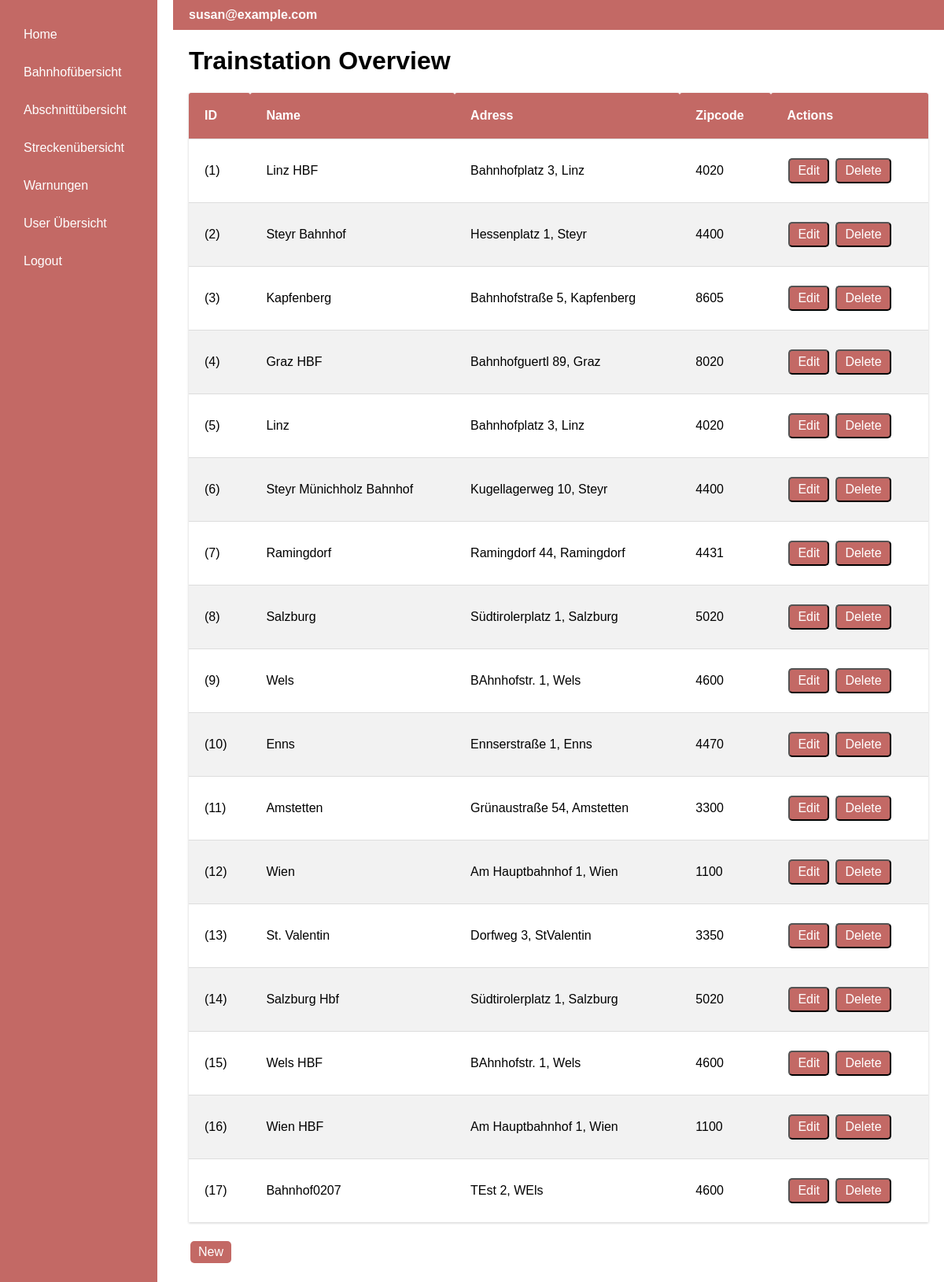
/trainstation (signed in), run on the app's committed database.
### app/models.py (models this page shows, shortened)
class User(UserMixin, db.Model):
    id: so.Mapped[int] = so.mapped_column(primary_key=True)
    username: so.Mapped[str] = so.mapped_column(sa.String(64), index=True,
                                                unique=True)
    email: so.Mapped[str] = so.mapped_column(sa.String(120), index=True,
                                             unique=True)
    password_hash: so.Mapped[Optional[str]] = so.mapped_column(sa.String(256))
    isAdmin = db.Column(db.Boolean, default=False)
    address_id = db.Column(db.Integer, db.ForeignKey('address.id', name='fk_user_address_id'))
    address = db.relationship('Address', backref='user', uselist=False)

class Station(db.Model):
    id = db.Column(db.Integer, primary_key=True, autoincrement=True)
    name = db.Column(db.String(140))
    address_id = db.Column(db.Integer, db.ForeignKey('address.id', name='fk_station_address_id'))
    address = db.relationship("Address")
    xcoord = db.Column(db.String(140))
    ycoord = db.Column(db.String(140))

class Address(db.Model):
    id = db.Column(db.Integer, primary_key=True, autoincrement=True)
    street = db.Column(db.String(140))
    no = db.Column(db.Integer)
    zipcode = db.Column(db.Integer)
    city = db.Column(db.String(140))
    country = db.Column(db.String(140))

### app/routes.py (the view)
@app.route('/trainstation')
@login_required
def trainstation():
    stations = db.session.query(Station, Address).join(Address, Station.address_id == Address.id).all()
    return render_template('trainstation.html', title='Trainstation', stations=stations)

### app/models.py (called while the page is built)
@login.user_loader
def load_user(id):
    return db.session.get(User, int(id))

### app/templates/trainstation.html
{% extends "base.html" %}
{% block content %}
    <h1>Trainstation Overview</h1>
    <table class="table-station">
        <thead>
        <tr>
            <th>ID</th>
            <th>Name</th>
            <th>Adress</th>
            <th>Zipcode</th>
            {% if current_user.is_authenticated and current_user.isAdmin %}
                <th>Actions</th>
            {% endif %}
        </tr>
        </thead>
        <tbody>
        {% for station, address in stations %}
            <tr>
                <td>
                    ({{ station.id }})
                </td>
                <td>{{ station.name }}</td>
                <td>{{ address.street }} {{ address.no }}, {{ address.city }}</td>
                <td>{{ address.zipcode }}</td>
                {% if current_user.is_authenticated and current_user.isAdmin %}
                    <td>
                        <form class="button-form" action="{{ url_for('trainstationEdit', station_id=station.id) }}" method="post">
                            <input type="submit" value="Edit" class="edit-button">
                        </form>
                    <form class="button-form" action="{{ url_for('trainstationDelete', station_id=station.id) }}" method="post">
                            <input type="submit" value="Delete" class="edit-button">
                        </form>
                    </td>
                {% endif %}
            </tr>
        {% endfor %}
        </tbody>
    </table>
    {% if current_user.is_authenticated and current_user.isAdmin %}
        <a class="create_button" href="{{ url_for('trainstationNew') }}">New</a>
    {% endif %}
{% endblock %}

### app/templates/base.html (shortened to what this page needs)
<!DOCTYPE html>
<html lang="en">
<head>
</head>
<body>
<div class="container">
    <div class="sidebar">
        <a href="{{ url_for('index') }}">Home</a>
        {% if current_user.is_anonymous %}
            <a href="{{ url_for('login') }}">Login</a>
        {% else %}
            <a href="{{ url_for('trainstation') }}">Bahnhofübersicht</a>
            <a href="{{ url_for('segments') }}">Abschnittübersicht</a>
            <a href="{{ url_for('routes_overview') }}">Streckenübersicht</a>
            <a href="{{ url_for('warnings') }}">Warnungen</a>
            {% if current_user.is_authenticated and current_user.isAdmin %}
                <a href="{{ url_for('user') }}">User Übersicht</a>
            {% endif %}
            <a href="{{ url_for('logout') }}">Logout</a>
        {% endif %}
    </div>
    <div class="content">
        <div class="topbar">
            <span class="email">{{ current_user.email if not current_user.is_anonymous else 'Guest' }}</span>
        </div>
        {% block content %}{% endblock %}
    </div>
</div>
</body>
</html>

### app/templates/base.html (style rules this page uses)
body, html { margin: 0; padding: 0; font-family: Arial, sans-serif; width: 100%; height: 100%; overflow-x: hidden; overflow-y: auto; }
.container { display: flex; height: 100vh; width: 100%; }
.sidebar { background-color: rgb(195, 105, 101); color: white; width: 200px; padding: 20px; display: flex; flex-direction: column; box-sizing: border-box; }
.sidebar a { text-decoration: none; color: white; padding: 10px; margin: 5px 0; display: block; }
.content { flex-grow: 1; padding: 0 20px 20px 40px; overflow: auto }
.topbar { background-color: rgb(195, 105, 101); color: white; padding: 10px 20px; display: flex; align-items: center; justify-content: space-between; width: calc(100% + 40px); margin: 0 -20px 0 -20px; box-sizing: border-box; }
.email { font-weight: bold; padding-right: 20px; }
.table-station { overflow-y: hidden; width: 100%; border-collapse: separate; border-spacing: 0; margin: 20px 0; box-shadow: 0 1px 3px rgba(0, 0, 0, 0.2); }
.table-station th, .table-station td { padding: 20px; text-align: left; border-bottom: 1px solid #ddd; }
.table-station th { background-color: rgb(195, 105, 101); color: white; border-radius: 3px 3px 0 0; }
.table-station tr:last-child td { border-bottom: none; }
.table-station tr:nth-child(even) { background-color: #f2f2f2; }
.edit-button { background-color: rgb(195, 105, 101); color: white; padding: 5px 10px; text-align: center; text-decoration: none; display: inline-block; font-size: 16px; margin: 4px 2px; cursor: pointer; border-radius: 5px; }
.create_button { background-color: rgb(195, 105, 101); color: white; padding: 5px 10px; text-align: center; text-decoration: none; display: inline-block; font-size: 16px; margin: 4px 2px; cursor: pointer; border-radius: 5px; }
.button-form { display: inline-block; }

### data on the page
User: email "susan@example.com"
Station: id "1", name "Linz HBF", street "Bahnhofplatz", no "3", city "Linz", zipcode "4020"
Station: id "2", name "Steyr Bahnhof", street "Hessenplatz", no "1", city "Steyr", zipcode "4400"
Station: id "3", name "Kapfenberg", street "Bahnhofstraße", no "5", city "Kapfenberg", zipcode "8605"
Station: id "4", name "Graz HBF", street "Bahnhofguertl", no "89", city "Graz", zipcode "8020"
Station: id "5", name "Linz", street "Bahnhofplatz", no "3", city "Linz", zipcode "4020"
Station: id "6", name "Steyr Münichholz Bahnhof", street "Kugellagerweg", no "10", city "Steyr", zipcode "4400"
Station: id "7", name "Ramingdorf", street "Ramingdorf", no "44", city "Ramingdorf", zipcode "4431"
Station: id "8", name "Salzburg", street "Südtirolerplatz", no "1", city "Salzburg", zipcode "5020"
Station: id "9", name "Wels", street "BAhnhofstr.", no "1", city "Wels", zipcode "4600"
Station: id "10", name "Enns", street "Ennserstraße", no "1", city "Enns", zipcode "4470"
Station: id "11", name "Amstetten", street "Grünaustraße", no "54", city "Amstetten", zipcode "3300"
Station: id "12", name "Wien", street "Am Hauptbahnhof", no "1", city "Wien", zipcode "1100"
Station: id "13", name "St. Valentin", street "Dorfweg", no "3", city "StValentin", zipcode "3350"
Station: id "14", name "Salzburg Hbf", street "Südtirolerplatz", no "1", city "Salzburg", zipcode "5020"
Station: id "15", name "Wels HBF", street "BAhnhofstr.", no "1", city "Wels", zipcode "4600"
Station: id "16", name "Wien HBF", street "Am Hauptbahnhof", no "1", city "Wien", zipcode "1100"
Station: id "17", name "Bahnhof0207", street "TEst", no "2", city "WEls", zipcode "4600"
